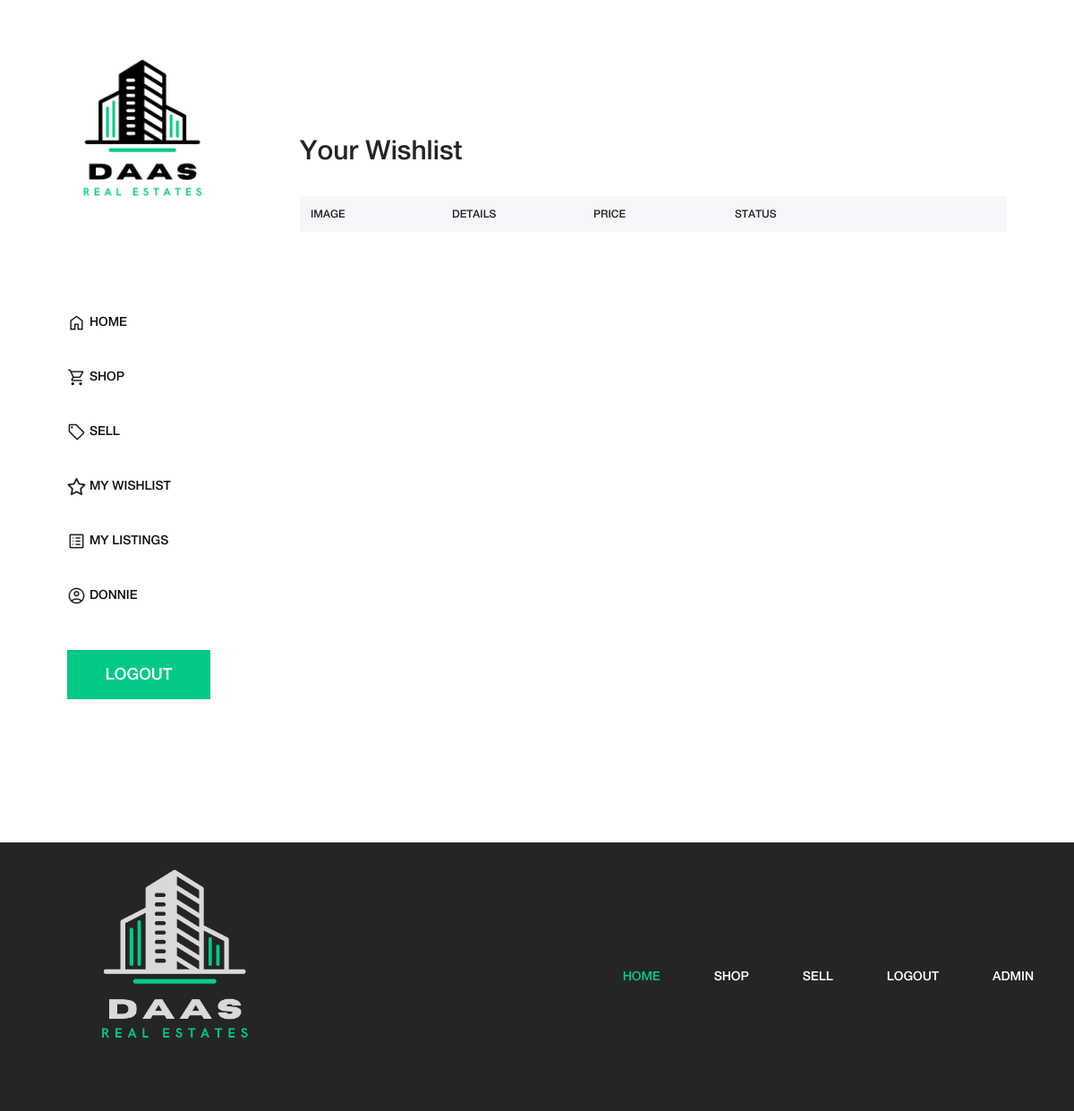
The page /my_wishlist.php (signed in) on the database as committed earlier.
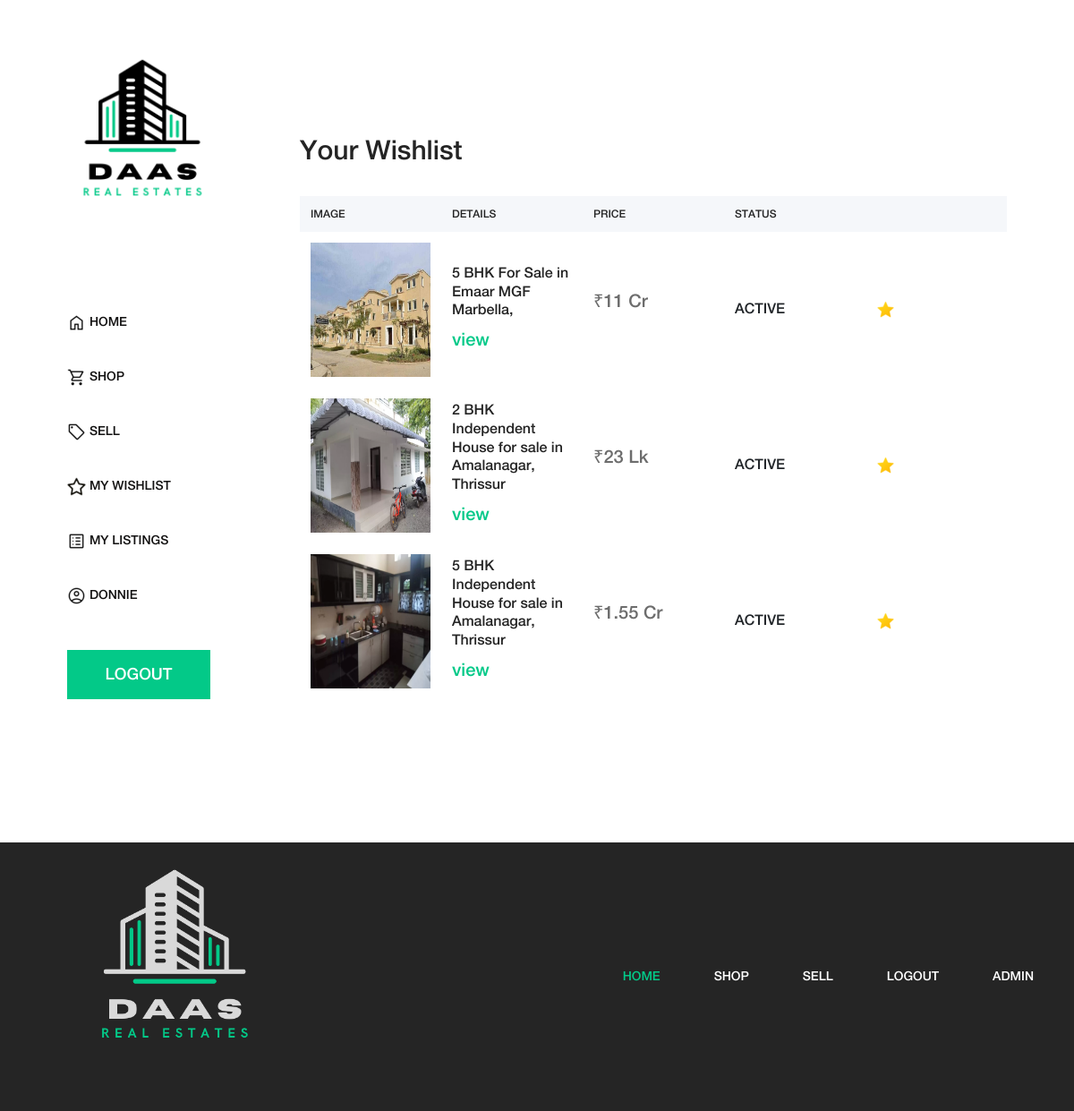
The same page on the database as committed later.
### tables this page shows
CREATE TABLE `property_tbl` (
  `property_id` int(11) NOT NULL,
  `owner_id` int(11) NOT NULL,
  `title` varchar(250) NOT NULL,
  `discription` text NOT NULL,
  `property_type` int(11) NOT NULL,
  `size` varchar(30) NOT NULL,
  `size_format` varchar(50) NOT NULL DEFAULT 'sqft',
  `property_address` varchar(250) NOT NULL,
  `city` int(11) NOT NULL,
  `pin` varchar(10) NOT NULL,
  `price` varchar(50) NOT NULL,
  `denomination` varchar(50) NOT NULL DEFAULT 'lk',
  `fname` varchar(100) NOT NULL,
  `lname` varchar(100) NOT NULL,
  `email` varchar(100) NOT NULL,
  `phoneno` varchar(20) NOT NULL,
  `image_one` varchar(250) DEFAULT NULL,
  `image_two` varchar(250) DEFAULT NULL,
  `image_three` varchar(250) DEFAULT NULL,
  `image_four` varchar(250) DEFAULT NULL,
  `status` varchar(30) NOT NULL DEFAULT 'active',
  `date` date NOT NULL
);

### my_wishlist.php (the view)
<?php include("header.php"); ?>
<?php include("connection.php") ?>
<?php
if (!isset($_SESSION["userid"])) {
  header("location: login.php");
} else {
  $userid = $_SESSION["userid"];
}
$query = "SELECT t1.* FROM property_tbl AS t1 INNER JOIN wishlist_tbl AS t2 ON t1.property_id = t2.property_id WHERE t2.user_id='$userid'";
$result = mysqli_query($conn, $query);
?>
<div class="cart-table-area section-padding-100">
  <div class="container-fluid">
    <div class="row">
      <div class="f1 col-12 col-lg-8">
        <div class="cart-title mt-50">
          <h2>Your Wishlist</h2>
        </div>
        <div class="cart-table clearfix">
          <table class="table table-hover">
            <thead>
              <tr>
                <th>IMAGE</th>
                <th>DETAILS</th>
                <th>PRICE</th>
                <th>STATUS</th>
                <th></th>
              </tr>
            </thead>
            <tbody>
              <?php while ($row = mysqli_fetch_assoc($result)) { ?>
                <tr>
                  <td class="cart_product_img">
                    <a href="property_details.php?id=<?php echo $row["property_id"] ?>"><img src="<?php echo $row["image_one"] ?>" alt="Image" style="width: 150px; height: 150px"></a>
                  </td>
                  <td class="cart_product_desc">
                    <h5><?php echo $row["title"] ?></h5>
                    <a href="property_details.php?id=<?php echo $row["property_id"] ?>">view</a>
                  </td>
                  <td class="price">
                    <p>₹<?php echo $row["price"] . (($row["denomination"] == "lk") ? " Lk" : " Cr") ?></p>
                  </td>
                  <td class="qty">
                    <span><?php echo strtoupper($row["status"]) ?></span>
                  </td>
                  <td class="qty">
                    <a href="wishlist.php?id=<?php echo $row["property_id"] ?>" data-toggle="tooltip" data-placement="left" title="Remove"><img class="daas-star" src="img/core-img/star_on.png" alt="" class="star"></a>
                  </td>
                </tr>
              <?php } ?>
            </tbody>
          </table>
        </div>
      </div>
    </div>
  </div>
</div>
<?php include("footer.php"); ?>

Rows that differ between the two databases and show on the page:
added property_tbl: image_one (picture), title "5 BHK For Sale in Emaar MGF Marbella,", price "11", denomination "Cr", status "ACTIVE"
added property_tbl: image_one (picture), title "2 BHK Independent House for sale in Amalanagar, Thrissur", price "23", denomination "Lk", status "ACTIVE"
added property_tbl: image_one (picture), title "5 BHK Independent House for sale in Amalanagar, Thrissur", price "1.55", denomination "Cr", status "ACTIVE"
